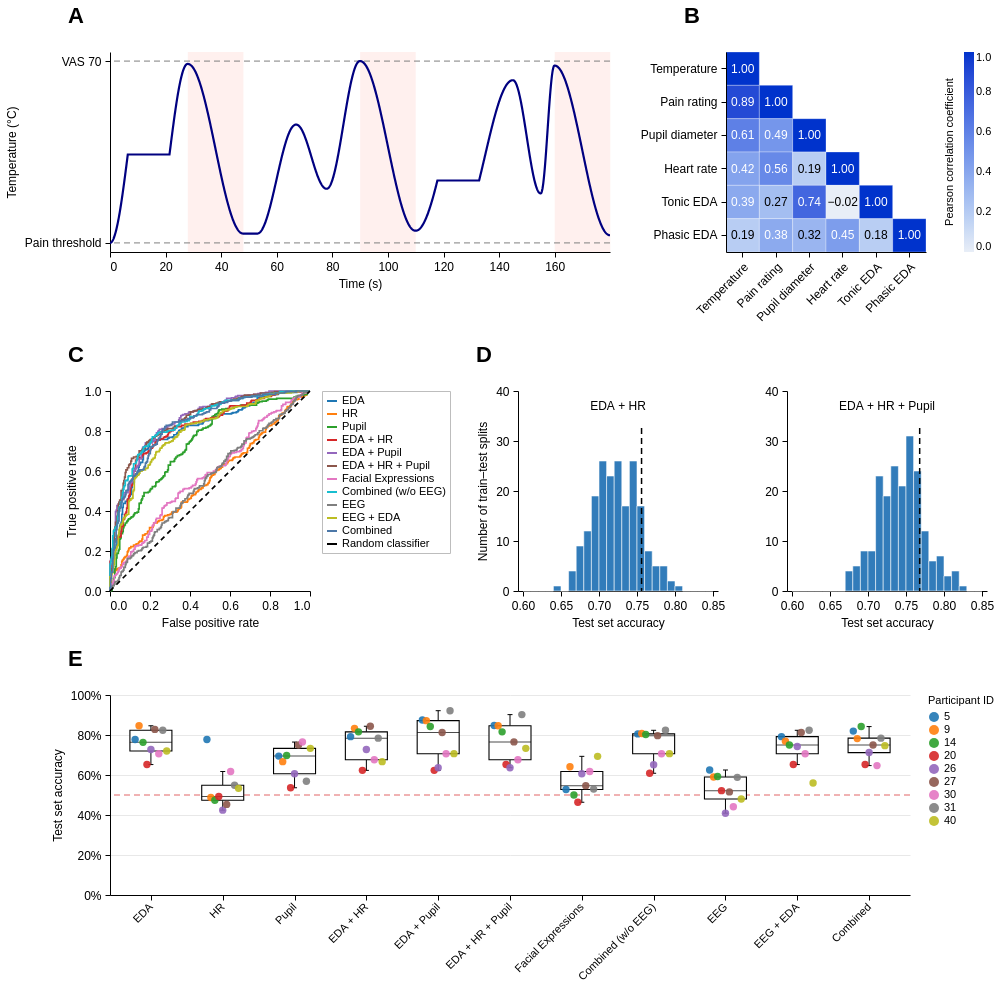

Source (notebook cell):
### Markdown cell above
## Composite figure — native Altair alternative

This version uses native Altair 6.2.2 composition with independent scales at every concatenation boundary.

### Code cell
native_composite = compose_figure_altair(
    plot_stimulus_temperature(
        stimulus,
        width=500,
        height=200,
        title=None,
    ),
    plot_correlation_heatmap(
        averages,
        features=None,
        skip_first_n_seconds=20,
        width=200,
        height=200,
        title=None,
    ),
    plot_roc_curves(
        roc_results,
        width=200,
        height=200,
        title=None,
    ),
    plot_accuracy_distributions(
        accuracy_distributions,
        reference_accuracies,
        bin_width=0.01,
        width=200,
        height=200,
        title=None,
    ),
    plot_participant_accuracies(
        participant_results,
        width=800,
        height=200,
        title=None,
    ),
)
style_figure(native_composite)
